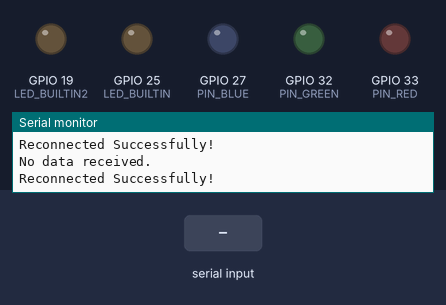
A sketch run on a simulated ESP32. On the bench: output pins drawn as LEDs (lit = HIGH), the last lines printed to the serial monitor. The test bench sets the inputs (shaded band). Nothing arrives over Bluetooth unless stated.

Above: at 1.2 s.
1.3 s: "90 45 200\n" received over the second serial link
At 2.5 s:
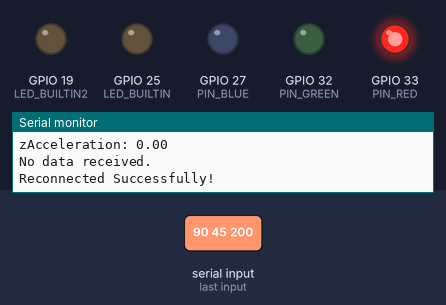
2.8 s: "160\n" received over the second serial link
At 3.8 s:
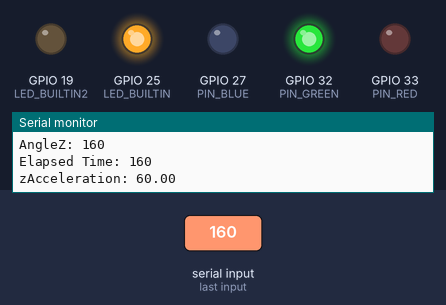
4.3 s: "1 90\n" received over the second serial link
At 4.9 s:
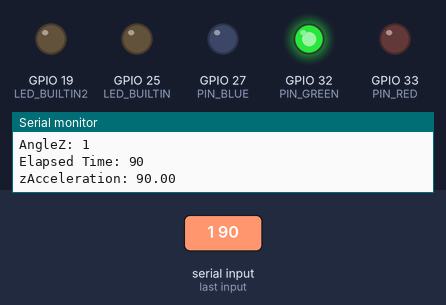
5.8 s: "200\n" received over the second serial link
At 6.1 s:
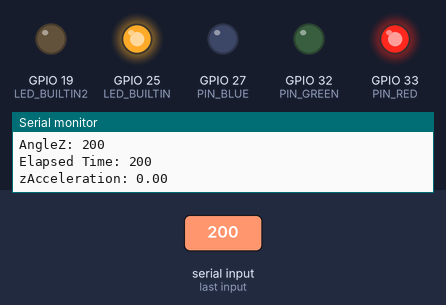
7.3 s: "30 150 10\n" received over the second serial link
At 8.5 s:
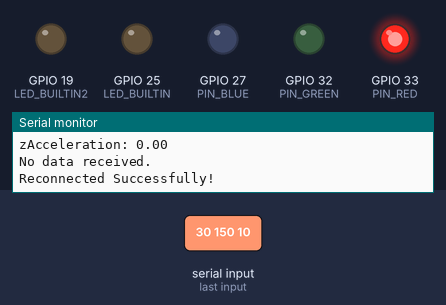
8.8 s: "1 90 45\n" received over the second serial link
At 9.6 s:
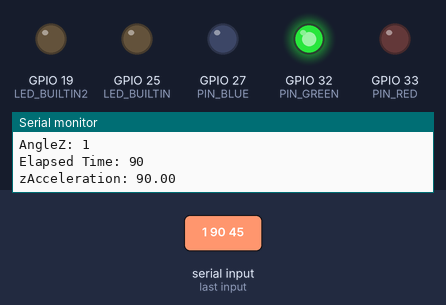
Timing chart, 0 to 11.3 s (numbered marks = the images above; inputs shaded):
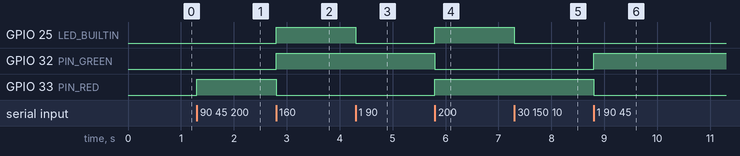

Measured:
- after the input at 1.3 s, GPIO 33 (PIN_RED): LOW → HIGH at once
- after the input at 2.8 s, GPIO 25 (LED_BUILTIN), GPIO 32 (PIN_GREEN): LOW → HIGH at once; GPIO 33 (PIN_RED): HIGH → LOW at once
- after the input at 4.3 s, GPIO 25 (LED_BUILTIN): HIGH → LOW at once
- after the input at 5.8 s, GPIO 25 (LED_BUILTIN), GPIO 33 (PIN_RED): LOW → HIGH at once; GPIO 32 (PIN_GREEN): HIGH → LOW at once
- after the input at 7.3 s, GPIO 25 (LED_BUILTIN): HIGH → LOW at once
- after the input at 8.8 s, GPIO 32 (PIN_GREEN): LOW → HIGH at once; GPIO 33 (PIN_RED): HIGH → LOW at once

The sketch:

Slave.ino
```cpp
#include "BluetoothSerial.h"

#define USE_NAME // Comment this to use MAC address instead of a slaveName
const char *pin = "1234"; // Change this to reflect the pin expected by the real slave BT device

#if !defined(CONFIG_BT_SPP_ENABLED)
#error Serial Bluetooth not available or not enabled. It is only available for the ESP32 chip.
#endif

#define LED_BUILTIN 25
#define LED_BUILTIN2 19

#define PIN_RED    33 // GPIO23
#define PIN_GREEN  32 // GPIO22
#define PIN_BLUE   27 // GPIO21

BluetoothSerial SerialBT;

#ifdef USE_NAME
  String slaveName = "ESP32-BT-Slave"; // Change this to reflect the real name of your slave BT device
#else
  String MACadd = "cc:7b:5c:35:b5:bc"; // This only for printing
  uint8_t address[6]  = {0xcc, 0x7b, 0x5c, 0x35, 0xb5, 0xbc}; // Change this to reflect real MAC address of your slave BT device
#endif

String myName = "ESP32-BT-Master";
bool connected;

void setup() {
  Serial.begin(115200);

  SerialBT.begin(myName, true);
  Serial.printf("The device \"%s\" started in master mode, make sure slave BT device is on!\n", myName.c_str());

  pinMode(LED_BUILTIN, OUTPUT);
  pinMode(LED_BUILTIN2, OUTPUT);

  pinMode(PIN_RED,   OUTPUT);
  pinMode(PIN_GREEN, OUTPUT);
  pinMode(PIN_BLUE,  OUTPUT);

  #ifndef USE_NAME
    SerialBT.setPin(pin);
    Serial.println("Using PIN");
  #endif

  // connect(address) is fast (up to 10 secs max), connect(slaveName) is slow (up to 30 secs max) as it needs
  // to resolve slaveName to address first, but it allows to connect to different devices with the same name.
  // Set CoreDebugLevel to Info to view devices Bluetooth address and device names
  #ifdef USE_NAME
    connected = SerialBT.connect(slaveName);
    Serial.printf("Connecting to slave BT device named \"%s\"\n", slaveName.c_str());
  #else
    connected = SerialBT.connect(address);
    Serial.print("Connecting to slave BT device with MAC "); Serial.println(MACadd);
  #endif

  if(connected) {
    Serial.println("Connected Successfully!");
  } else {
    while(!SerialBT.connected(10000)) {
      Serial.println("Failed to connect. Make sure remote device is available and in range, then restart app.");
    }
  }
  // Disconnect() may take up to 10 secs max
  if (SerialBT.disconnect()) {
    Serial.println("Disconnected Successfully!");
  }
  // This would reconnect to the slaveName(will use address, if resolved) or address used with connect(slaveName/address).
  SerialBT.connect();
  if(connected) {
    Serial.println("Reconnected Successfully!");
  } else {
    while(!SerialBT.connected(10000)) {
      Serial.println("Failed to reconnect. Make sure remote device is available and in range, then restart app.");
    }
  }
}

void loop() {
// This would reconnect to the slaveName(will use address, if resolved) or address used with connect(slaveName/address).

  if(!connected) {
    SerialBT.connect();
    connected = true;
    Serial.println("Reconnected Successfully!");
  } else {
    while(!SerialBT.connected(10000)) {
      Serial.println("Failed to reconnect. Make sure remote device is available and in range, then restart app.");
    }
  }
  if (connected) {
    String receivedData = SerialBT.readStringUntil('\n');
    Serial.println(receivedData);
    int commaIndex = receivedData.indexOf(' ');
    int commaIndex1 = receivedData.indexOf(',');
  if (receivedData.length() > 0) {
    //int value = receivedData.toInt(); // Convert received string to integer

      String angleZString = receivedData.substring(0, commaIndex);
      angleZString.trim(); // Use trim() directly on the string object
      String elapsedTimeString = receivedData.substring(commaIndex + 1);
      elapsedTimeString.trim(); // Use trim() directly on the string object
      String zAccelerationString = receivedData.substring(commaIndex1 + 2);
      //zAccelerationString.trim();

      int value = angleZString.toInt();
      int elapsedTime = elapsedTimeString.toInt();
      float zAcceleration = zAccelerationString.toFloat();

      Serial.print("AngleZ: "); Serial.println(value);
      Serial.print("Elapsed Time: "); Serial.println(elapsedTime);
      Serial.print("zAcceleration: "); Serial.println(zAcceleration);

    if (value > 98) { // Check threshold for right rotation
      digitalWrite(LED_BUILTIN, HIGH);  // Turn on LED for right rotation
      //digitalWrite(LED_BUILTIN2, LOW);  // Ensure the other LED is off
    } else if (value < 84) { // Check threshold for left rotation
      digitalWrite(LED_BUILTIN, LOW); // Turn on LED for left rotation
      if (elapsedTime < 160) {
        digitalWrite(LED_BUILTIN2, LOW);
      }
      if (elapsedTime == 160)  {
        digitalWrite(LED_BUILTIN2, HIGH); // Turn on LED for left rotation
      }
    }

    if(value < 98 && value > 84){
      digitalWrite(LED_BUILTIN, LOW);   // Turn off both LEDs if in between thresholds
      digitalWrite(LED_BUILTIN2, LOW);
    }

    if (zAcceleration >= 2.40) {
      setColor(0, 255, 0); // Turn on LED
    } else if (zAcceleration <= 2.40 && zAcceleration > 1.80){
      setColor(0, 0, 0);// Turn off LED
    } else {
      setColor(255, 0 ,0);
    }

  } else {
    connected = false;
    Serial.println("No data received.");
  }
  }

  delay(10);
}

void setColor(int R, int G, int B) {
  analogWrite(PIN_RED,   R);
  analogWrite(PIN_GREEN, G);
  analogWrite(PIN_BLUE,  B);
}
```
